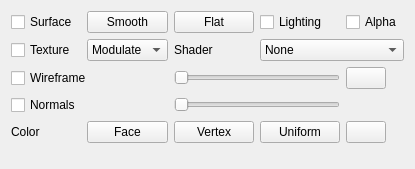
<?xml version="1.0" encoding="UTF-8"?>
<ui version="4.0">
 <class>FaceMeshDrawerWidget</class>
 <widget class="QFrame" name="FaceMeshDrawerWidget">
  <property name="geometry">
   <rect>
    <x>0</x>
    <y>0</y>
    <width>415</width>
    <height>169</height>
   </rect>
  </property>
  <property name="sizePolicy">
   <sizepolicy hsizetype="Preferred" vsizetype="Preferred">
    <horstretch>0</horstretch>
    <verstretch>0</verstretch>
   </sizepolicy>
  </property>
  <property name="windowTitle">
   <string>TabWidget</string>
  </property>
  <layout class="QGridLayout" name="gridLayout_2">
   <item row="4" column="0" colspan="2">
    <widget class="QCheckBox" name="faceWireframeCheckBox">
     <property name="text">
      <string>Wireframe</string>
     </property>
    </widget>
   </item>
   <item row="1" column="3">
    <widget class="QLabel" name="faceShaderLabel">
     <property name="text">
      <string>Shader</string>
     </property>
    </widget>
   </item>
   <item row="5" column="0">
    <widget class="QCheckBox" name="faceNormalsCheckBox">
     <property name="text">
      <string>Normals</string>
     </property>
    </widget>
   </item>
   <item row="12" column="1">
    <spacer name="verticalSpacer">
     <property name="orientation">
      <enum>Qt::Vertical</enum>
     </property>
     <property name="sizeHint" stdset="0">
      <size>
       <width>20</width>
       <height>40</height>
      </size>
     </property>
    </spacer>
   </item>
   <item row="1" column="1">
    <widget class="QComboBox" name="faceTextureModeComboBox">
     <item>
      <property name="text">
       <string>Modulate</string>
      </property>
     </item>
     <item>
      <property name="text">
       <string>Replace</string>
      </property>
     </item>
    </widget>
   </item>
   <item row="1" column="4" colspan="2">
    <widget class="QComboBox" name="faceShaderComboBox">
     <item>
      <property name="text">
       <string>None</string>
      </property>
     </item>
     <item>
      <property name="text">
       <string>Ramp</string>
      </property>
     </item>
     <item>
      <property name="text">
       <string>Contour</string>
      </property>
     </item>
    </widget>
   </item>
   <item row="0" column="4">
    <widget class="QCheckBox" name="faceLightingCheckBox">
     <property name="text">
      <string>Lighting</string>
     </property>
    </widget>
   </item>
   <item row="5" column="3" colspan="2">
    <widget class="QSlider" name="faceNormalsSlider">
     <property name="minimum">
      <number>1</number>
     </property>
     <property name="maximum">
      <number>50</number>
     </property>
     <property name="orientation">
      <enum>Qt::Horizontal</enum>
     </property>
    </widget>
   </item>
   <item row="0" column="5">
    <widget class="QCheckBox" name="faceTransparencyCheckBox">
     <property name="text">
      <string>Alpha</string>
     </property>
    </widget>
   </item>
   <item row="6" column="5">
    <widget class="nvl::ColorPickerButton" name="faceColorUniformColorButton">
     <property name="sizePolicy">
      <sizepolicy hsizetype="Fixed" vsizetype="Fixed">
       <horstretch>0</horstretch>
       <verstretch>0</verstretch>
      </sizepolicy>
     </property>
     <property name="text">
      <string/>
     </property>
     <property name="checkable">
      <bool>false</bool>
     </property>
    </widget>
   </item>
   <item row="1" column="0">
    <widget class="QCheckBox" name="faceTextureVisibleCheckBox">
     <property name="text">
      <string>Texture</string>
     </property>
     <property name="checked">
      <bool>false</bool>
     </property>
    </widget>
   </item>
   <item row="0" column="1">
    <widget class="QPushButton" name="faceShadingSmoothButton">
     <property name="text">
      <string>Smooth</string>
     </property>
     <property name="checkable">
      <bool>true</bool>
     </property>
     <property name="checked">
      <bool>false</bool>
     </property>
     <property name="autoDefault">
      <bool>false</bool>
     </property>
     <property name="default">
      <bool>false</bool>
     </property>
     <property name="flat">
      <bool>false</bool>
     </property>
    </widget>
   </item>
   <item row="6" column="3">
    <widget class="QPushButton" name="faceColorVertexButton">
     <property name="text">
      <string>Vertex</string>
     </property>
     <property name="checkable">
      <bool>true</bool>
     </property>
    </widget>
   </item>
   <item row="4" column="5">
    <widget class="nvl::ColorPickerButton" name="faceWireframeColorButton">
     <property name="sizePolicy">
      <sizepolicy hsizetype="Fixed" vsizetype="Fixed">
       <horstretch>0</horstretch>
       <verstretch>0</verstretch>
      </sizepolicy>
     </property>
     <property name="text">
      <string/>
     </property>
     <property name="checkable">
      <bool>false</bool>
     </property>
    </widget>
   </item>
   <item row="6" column="4">
    <widget class="QPushButton" name="faceColorUniformButton">
     <property name="text">
      <string>Uniform</string>
     </property>
     <property name="checkable">
      <bool>true</bool>
     </property>
    </widget>
   </item>
   <item row="6" column="0">
    <widget class="QLabel" name="faceColorLabel">
     <property name="text">
      <string>Color</string>
     </property>
    </widget>
   </item>
   <item row="0" column="0">
    <widget class="QCheckBox" name="faceVisibleCheckBox">
     <property name="text">
      <string>Surface</string>
     </property>
    </widget>
   </item>
   <item row="0" column="3">
    <widget class="QPushButton" name="faceShadingFlatButton">
     <property name="text">
      <string>Flat</string>
     </property>
     <property name="checkable">
      <bool>true</bool>
     </property>
    </widget>
   </item>
   <item row="6" column="1">
    <widget class="QPushButton" name="faceColorFaceButton">
     <property name="text">
      <string>Face</string>
     </property>
     <property name="checkable">
      <bool>true</bool>
     </property>
    </widget>
   </item>
   <item row="4" column="3" colspan="2">
    <widget class="QSlider" name="faceWireframeSlider">
     <property name="minimum">
      <number>1</number>
     </property>
     <property name="maximum">
      <number>10</number>
     </property>
     <property name="orientation">
      <enum>Qt::Horizontal</enum>
     </property>
    </widget>
   </item>
   <item row="5" column="5">
    <spacer name="horizontalSpacer">
     <property name="orientation">
      <enum>Qt::Horizontal</enum>
     </property>
     <property name="sizeHint" stdset="0">
      <size>
       <width>40</width>
       <height>20</height>
      </size>
     </property>
    </spacer>
   </item>
  </layout>
 </widget>
 <customwidgets>
  <customwidget>
   <class>nvl::ColorPickerButton</class>
   <extends>QPushButton</extends>
   <header>nvl/viewer/widgets/colorpicker_button.h</header>
   <container>1</container>
  </customwidget>
 </customwidgets>
 <resources/>
 <connections/>
</ui>
